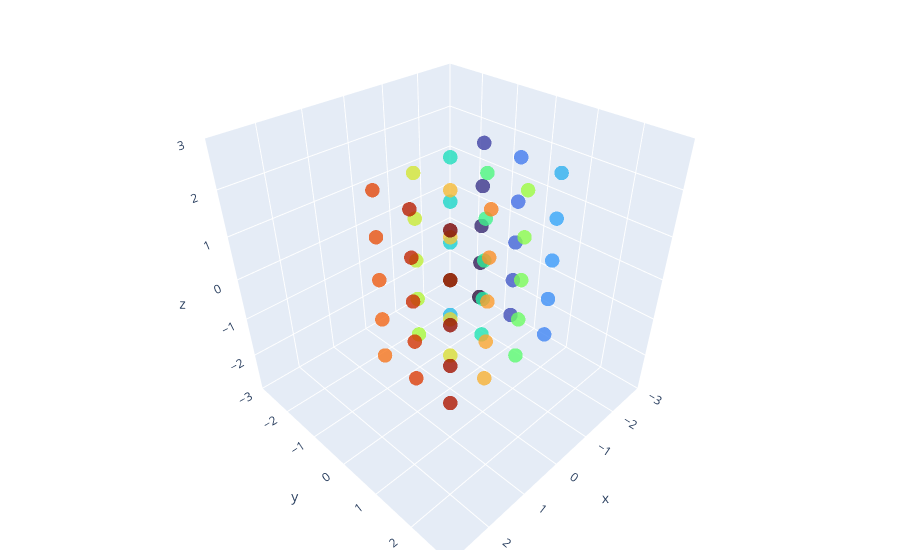

Write notebook code for a chart like this one.
### Code cell
my_grid_flat = my_grid.reshape(-1, 3)
data=[go.Scatter3d(
            x=my_grid_flat[:, 0], y=my_grid_flat[:, 1], z=my_grid_flat[:, 2],
            mode='markers',
            marker={'color': my_data.flatten(),
                    'colorscale': 'turbo',
                    'size': 5., 'opacity': 0.8},
            name='orig'
        )]
fig = go.Figure(data=data)
fig.update_layout(
    scene = dict(
        xaxis = dict( range=[-3,3],), yaxis = dict( range=[-3,3],), zaxis = dict( range=[-3,3],)
    ),
    width=700, margin=dict(r=10, l=10, b=10, t=10)
)
fig.update_layout(scene_aspectmode='cube')
fig.show()

### Figure 1 — Plotly figure (JSON) as saved in the notebook; plotly's stock layout.template omitted (floating-point values rounded to 4 significant figures)
{"data": [{"marker": {"color": [0, 1, 2, 3, 4, 5, 6, 7, 8, 9, 10, 11, 12, 13, 14, 15, 16, 17, 18, 19, 20, 21, 22, 23, 24, 25, 26, 27, 28, 29, 30, 31, 32, 33, 34, 35, 36, 37, 38, 39, 40, 41, 42, 43, 44, 45, 46, 47, 48, 49, 50, 51, 52, 53, 54, 55, 56, 57, 58, 59], "colorscale": [[0, "#30123b"], [0.07143, "#4145ab"], [0.1429, "#4675ed"], [0.2143, "#39a2fc"], [0.2857, "#1bcfd4"], [0.3571, "#24eca6"], [0.4286, "#61fc6c"], [0.5, "#a4fc3b"], [0.5714, "#d1e834"], [0.6429, "#f3c63a"], [0.7143, "#fe9b2d"], [0.7857, "#f36315"], [0.8571, "#d93806"], [0.9286, "#b11901"], [1, "#7a0402"]], "opacity": 0.8, "size": 5}, "mode": "markers", "name": "orig", "type": "scatter3d", "x": [-2, -2, -2, -2, -2, -2, -2, -2, -2, -2, -2, -2, -2, -2, -2, -1, -1, -1, -1, -1, -1, -1, -1, -1, -1, -1, -1, -1, -1, -1, 0, 0, 0, 0, 0, 0, 0, 0, 0, 0, 0, 0, 0, 0, 0, 1, 1, 1, 1, 1, 1, 1, 1, 1, 1, 1, 1, 1, 1, 1], "y": [-1, -1, -1, -1, -1, 0, 0, 0, 0, 0, 1, 1, 1, 1, 1, -1, -1, -1, -1, -1, 0, 0, 0, 0, 0, 1, 1, 1, 1, 1, -1, -1, -1, -1, -1, 0, 0, 0, 0, 0, 1, 1, 1, 1, 1, -1, -1, -1, -1, -1, 0, 0, 0, 0, 0, 1, 1, 1, 1, 1], "z": [-2, -1, 0, 1, 2, -2, -1, 0, 1, 2, -2, -1, 0, 1, 2, -2, -1, 0, 1, 2, -2, -1, 0, 1, 2, -2, -1, 0, 1, 2, -2, -1, 0, 1, 2, -2, -1, 0, 1, 2, -2, -1, 0, 1, 2, -2, -1, 0, 1, 2, -2, -1, 0, 1, 2, -2, -1, 0, 1, 2]}], "layout": {"autosize": true, "margin": {"b": 10, "l": 10, "r": 10, "t": 10}, "scene": {"aspectmode": "cube", "aspectratio": {"x": 1, "y": 1, "z": 1}, "xaxis": {"range": [-3, 3], "type": "linear"}, "yaxis": {"range": [-3, 3], "type": "linear"}, "zaxis": {"range": [-3, 3], "type": "linear"}}}}
